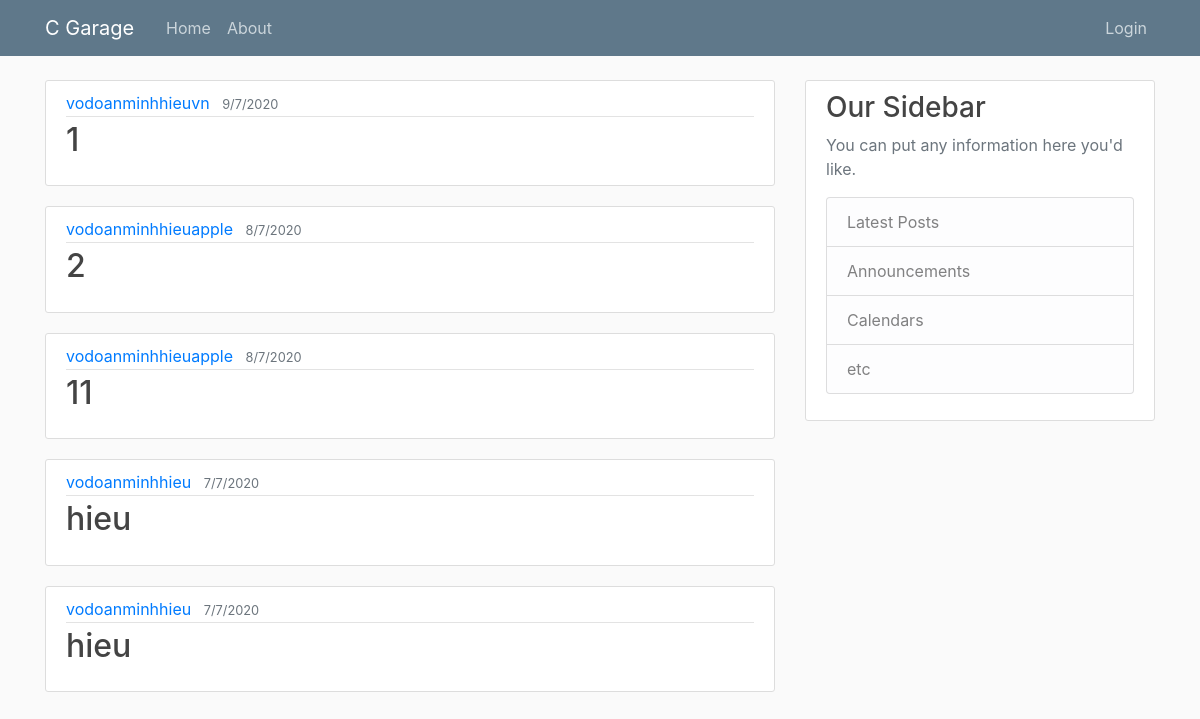
Before: / with the older database file.
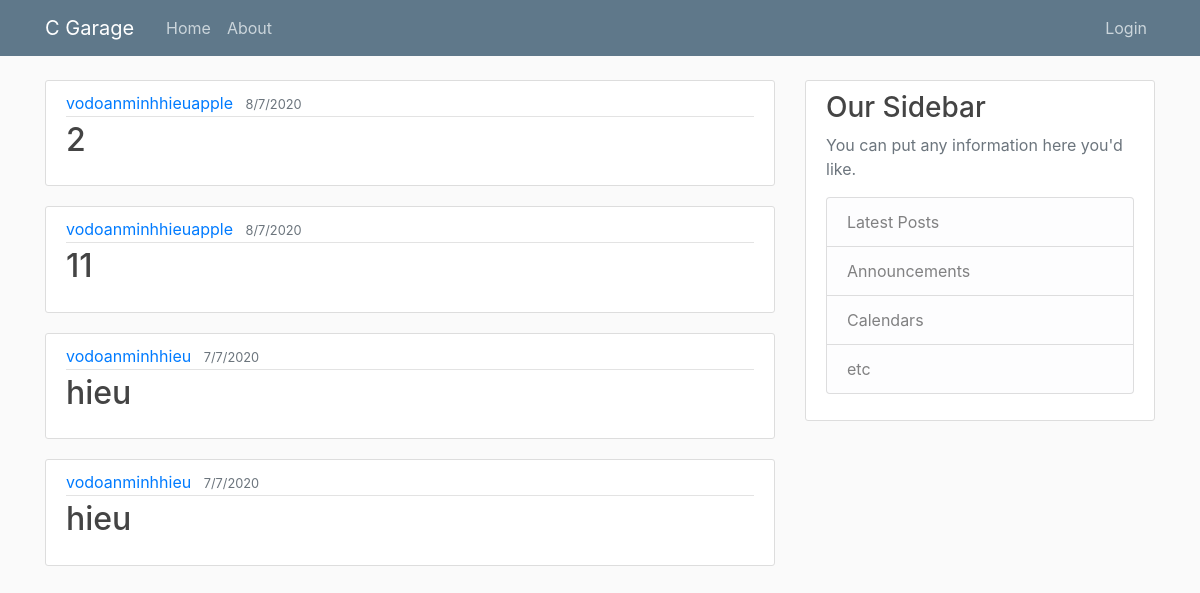
After: the same page with the newer database file.
### garage/models.py (models this page shows, shortened)
class Car(models.Model):
    car_id = models.CharField(primary_key=True, max_length=100)
    owner = models.CharField(max_length=200)
    license_plate = models.CharField(max_length=50)
    address = models.TextField()
    phone_number = models.CharField(max_length=10, validators=[RegexValidator(r'^\d{1,10}$')])
    email = models.EmailField()
    date_received = models.DateTimeField(default=timezone.now)
    staff = models.ForeignKey(User, on_delete=models.CASCADE)
    car_brand = models.ForeignKey('Car_brand', on_delete=models.CASCADE)
    is_edited = models.BooleanField(null=True)

### garage/views.py (the view)
# urls.py: path('', CarListView.as_view(), name="garage-home"),
class CarListView(ListView):
    model = Car
    template_name = 'garage/home.html' # <app>/<model>_<viewtype>.html
    context_object_name = 'my_list'
    ordering = ['-date_received']

### garage/templates/garage/home.html (shortened to what this page needs)
{% extends "garage/base.html"%}
{% block content %}
    {% for car in my_list %}
    <article class="media content-section">
        <div class="media-body">
          <div class="article-metadata">
            <a class="mr-2" href="#">{{ car.staff }}</a>
            <small class="text-muted">{{ car.date_received|date:"j/n/Y" }}</small>
          </div>
            <h2><a class="article-title" href="{% url 'car-detail' car.car_id %}">{{ car.owner }}</a></h2>
        </div>
      </article>
    {% endfor%}
{% endblock content %}

Changed rows visible on the page:
removed Car: staff "vodoanminhhieuvn", date_received "9/7/2020", owner "1"
